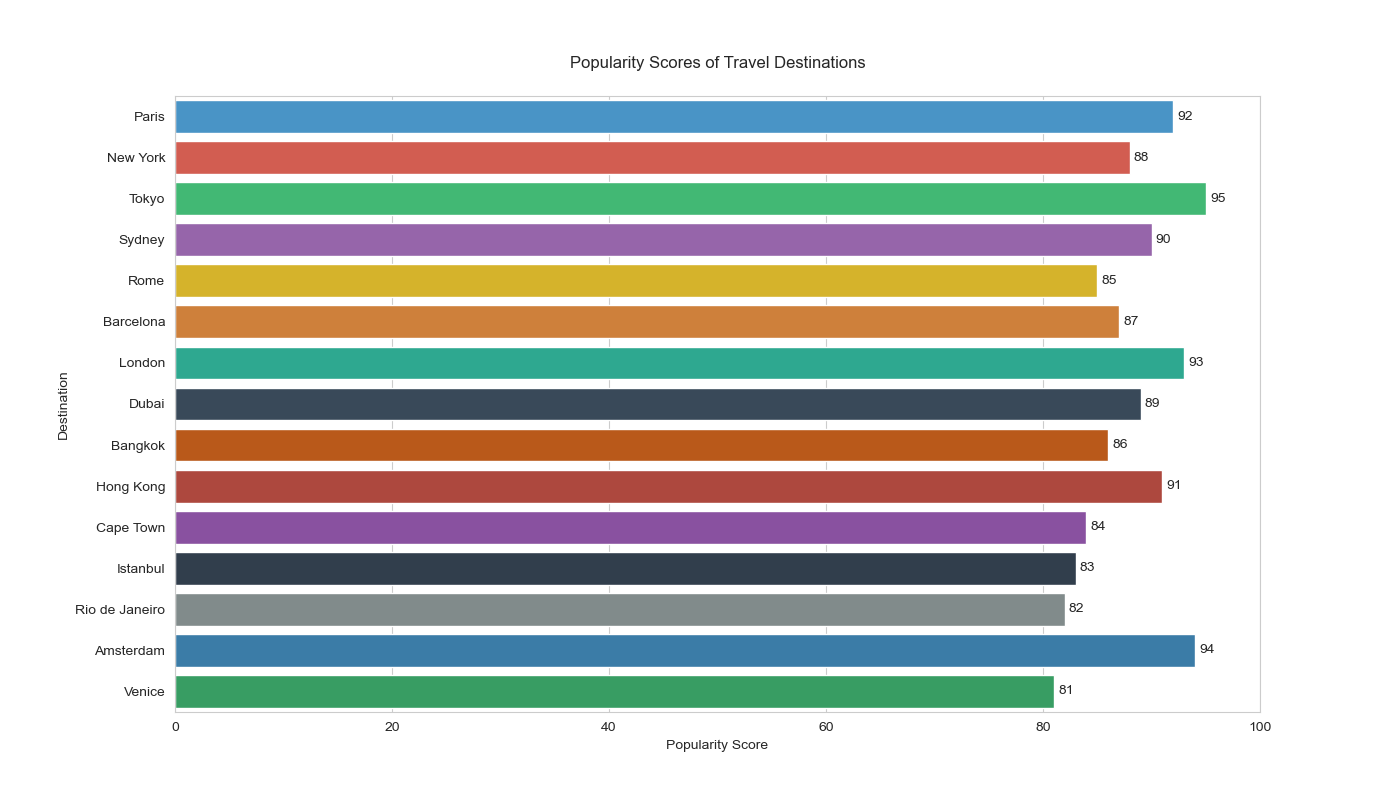

This chart was generated by the following Python code:

import seaborn as sns
import matplotlib.pyplot as plt
import pandas as pd

data = {
    'Destination': ['Paris', 'New York', 'Tokyo', 'Sydney', 'Rome', 'Barcelona', 
                    'London', 'Dubai', 'Bangkok', 'Hong Kong', 'Cape Town', 
                    'Istanbul', 'Rio de Janeiro', 'Amsterdam', 'Venice'],
    'Popularity Score': [92, 88, 95, 90, 85, 87, 93, 89, 86, 91, 84, 83, 82, 94, 81]
}

df = pd.DataFrame(data)

f, ax = plt.subplots(figsize=(14, 8))

palette = ['#3498db', '#e74c3c', '#2ecc71', '#9b59b6', '#f1c40f', '#e67e22', 
           '#1abc9c', '#34495e', '#d35400', '#c0392b', '#8e44ad', '#2c3e50', 
           '#7f8c8d', '#2980b9', '#27ae60']

sns.barplot(y='Destination', x='Popularity Score', data=df, palette=palette, ax=ax, 
            orient='h', dodge=False)

ax.set(xlim=(0, 100), xlabel="Popularity Score", ylabel="Destination")
ax.set_title('Popularity Scores of Travel Destinations', pad=20)

for container in ax.containers:
    ax.bar_label(container, label_type='edge', padding=3)

plt.show()
